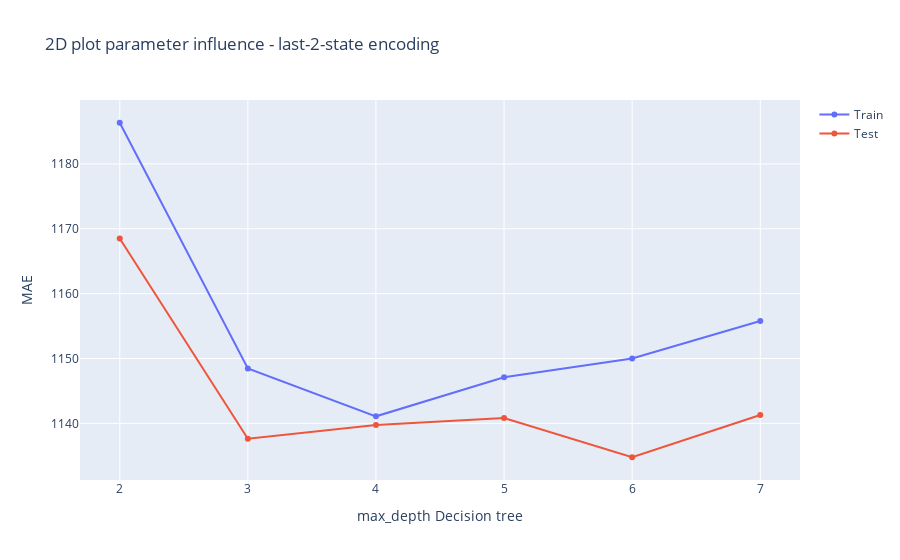

The notebook cell this image was saved under:
### Markdown cell above
## Decision tree regression with Last-2-State Encoding

### Code cell
# Import packages
import plotly.express as px
import numpy as np
from sklearn.metrics import mean_absolute_error, r2_score, mean_squared_error
from sklearn.model_selection import KFold
import plotly.graph_objects as go

# Define the K folds
nk = 10
kf = KFold(n_splits=nk, random_state=0, shuffle=True)

# Set the search space of the parameters min_samples_leaf and max_depth
max_depths_range = np.arange(2, 8)
samples_leaf_range = np.arange(1, 50, 10)

# Set the grid to save MAE for each parameter combination
training_MAE = np.zeros((nk , len(max_depths_range), len(samples_leaf_range)))
test_MAE = np.zeros((nk , len(max_depths_range), len(samples_leaf_range)))

# Loop through parameter ranges and calculate MAE
i = 0 # KFold counter
for train_index , val_index in kf.split(X_train_ls):
    X_t, X_val = X_train_ls.iloc[train_index], X_train_ls.iloc[val_index]
    y_t, y_val = y_train_ls.iloc[train_index], y_train_ls.iloc[val_index]
    j = 0 # max_depth counter
    for depth in max_depths_range:
        k = 0 # min_samples counter
        for samples in samples_leaf_range:
            # Train the decision tree with the parameter combination
            dtree_clf = DecisionTreeRegressor(min_samples_leaf=samples, max_depth=depth)
            dtree_clf.fit(X_t, y_t)
            # Calculate the MAE on the validation data
            y_pred = dtree_clf.predict(X_val)
            training_MAE[i][j][k] = mean_absolute_error(y_val, y_pred)
            # Make predictions for the test data
            test_prediction = dtree_clf.predict(X_test_ls)
            test_MAE[i][j][k] = mean_absolute_error(y_test_ls, test_prediction)
            k += 1
        j += 1
    i += 1

# Get the index of the highest MAE from the MAE grid and translate it to optimal parameters
depth_index, samples_index = list(np.unravel_index(np.argmin(np.mean(training_MAE, axis=0)), np.array(training_MAE).shape))[1:]
best_max_depth, best_sample_leafs = max_depths_range[depth_index], samples_leaf_range[samples_index]

print(
    '\n\033[1m' + 'The optimal parameters based on MAE is:' + '\033[0m' + '\nmax_depth: {} \nmin_samples_leaf: {}'
    .format(
        best_max_depth,
        best_sample_leafs
    ))

# Plot 2d graph showing the influence of max_depth on training and testing MAE
fig = go.Figure()
fig.add_trace(go.Scatter(x=max_depths_range, y=np.mean(np.mean(training_MAE , axis = 0), axis=1), mode='lines+markers', name='Train')) 
fig.add_trace(go.Scatter(x=max_depths_range, y=np.mean(np.mean(test_MAE , axis = 0), axis=1), mode='lines+markers', name='Test'))
fig.update_layout(
    title="2D plot parameter influence - last-2-state encoding",
    xaxis_title="max_depth Decision tree",
    yaxis_title="MAE"
)
fig.show()

# Create a dataframe of the cross validated accuracies based on parameter combinations
plotting_data = pd.DataFrame(data={
    'max_depth': [depth for depth in max_depths_range for n_leaf in range(len(samples_leaf_range))],
    'min_samples_leaf': np.tile(samples_leaf_range, len(max_depths_range)),
    'MAE': np.mean(training_MAE, axis=0).flatten(), # Take mean f1 of cross validations and flatten it
})

# Create 3D plot to show how the selected parameters affect the performance
fig = plt.figure(figsize=(16, 12))
plot = fig.add_subplot(projection='3d')
plot.scatter(plotting_data['max_depth'], plotting_data['min_samples_leaf'], plotting_data['MAE'])
plot.set_xlabel('max_depth')
plot.set_ylabel('min_samples_leaf')
plot.set_zlabel('MAE')
plt.title(label="3D plot parameter influence", fontsize=28)
plt.show()

# Compute the performance of the model on your held-out test data
prediction = DecisionTreeRegressor(min_samples_leaf=best_sample_leafs, max_depth=best_max_depth).fit(X_train_ls, y_train_ls).predict(X_test_ls)

print(
    '\n\033[1m' +'\nThe performance of the model on the heldout data is:' + '\033[0m' +' \nMSE: {}\nr2_score: {}\nMAE: {}\nRMSE: {}'
    .format(
        mean_squared_error(y_test_ls, prediction),
        r2_score(y_test_ls, prediction),
        mean_absolute_error(y_test_ls, prediction),
        mean_squared_error(y_test_ls, prediction, squared=True)
    )
)

### Figure 1 — Plotly figure (JSON) as saved in the notebook; plotly's stock layout.template omitted (floating-point values rounded to 4 significant figures)
{"data": [{"mode": "lines+markers", "name": "Train", "type": "scatter", "x": [2, 3, 4, 5, 6, 7], "y": [1186.0, 1148.0, 1141.0, 1147.0, 1150.0, 1156.0]}, {"mode": "lines+markers", "name": "Test", "type": "scatter", "x": [2, 3, 4, 5, 6, 7], "y": [1169.0, 1138.0, 1140.0, 1141.0, 1135.0, 1141.0]}], "layout": {"title": {"text": "2D plot parameter influence - last-2-state encoding"}, "xaxis": {"title": {"text": "max_depth Decision tree"}}, "yaxis": {"title": {"text": "MAE"}}}}
